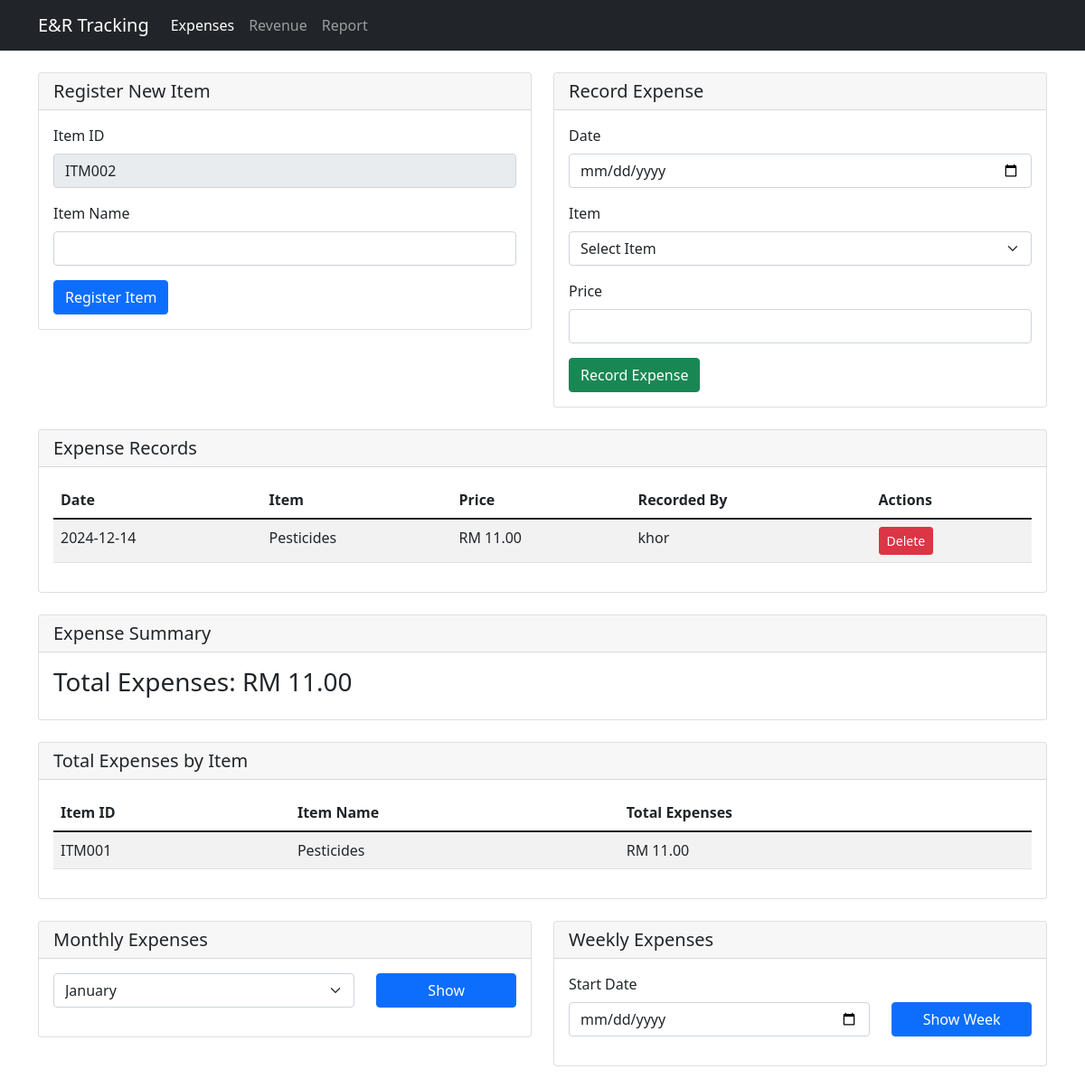
Page /expenses_revenue/expenses.php on the earlier database version.
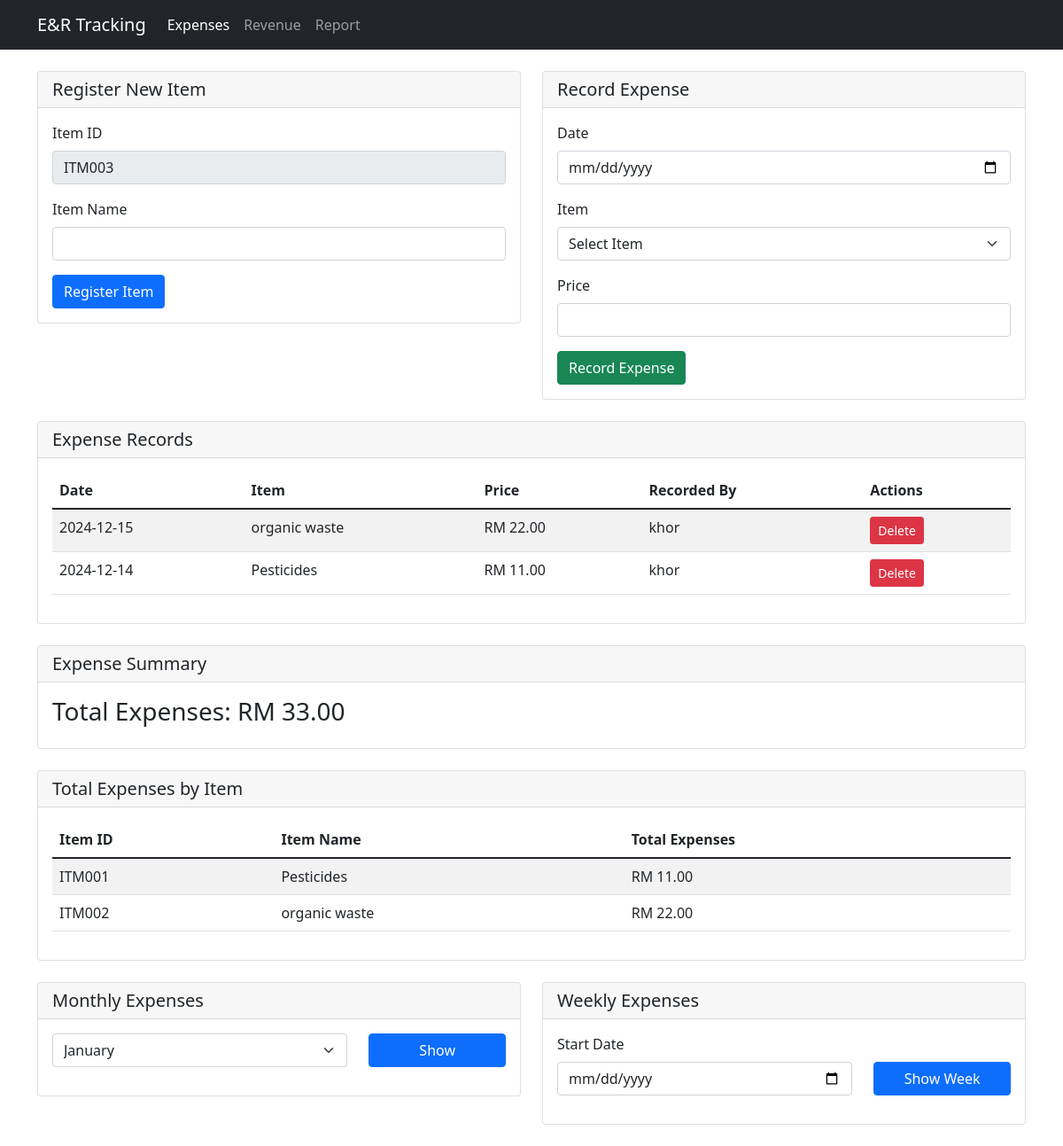
Same page on the later database version.
### tables this page shows
CREATE TABLE `expenses` (
  `id` int NOT NULL,
  `date` date NOT NULL,
  `item_id` int NOT NULL,
  `price` decimal(10,2) NOT NULL,
  `recorded_by` varchar(50) DEFAULT NULL
);

CREATE TABLE `items` (
  `id` int NOT NULL,
  `item_id` varchar(20) NOT NULL,
  `item_name` varchar(100) NOT NULL
);

### expenses_revenue/expenses.php (the view, shortened to what the changed rows need)
<?php
include '../db.php';
function formatCurrency($amount) {
    return "RM " . number_format($amount, 2);
}
$latest_item = $conn->query("
    SELECT item_id
    FROM items
    WHERE item_id != ''
    ORDER BY CAST(SUBSTRING(item_id, 4) AS UNSIGNED) DESC
    LIMIT 1
")->fetch_assoc();
$next_item_id = '001';
if ($latest_item) {
    $latest_num = intval(substr($latest_item['item_id'], 3));
    $next_item_id = sprintf("%03d", $latest_num + 1);
}
$next_item_id = 'ITM' . $next_item_id;
$total_expenses = $conn->query("SELECT SUM(price) AS total FROM expenses")->fetch_assoc()['total'] ?? 0;
?>
<!DOCTYPE html>
<html lang="en">
<head>
    <link href="https://cdn.jsdelivr.net/npm/bootstrap@5.1.3/dist/css/bootstrap.min.css" rel="stylesheet">
</head>
<body>
    <div class="container mt-4">
        <div class="row">
            <div class="col-md-6 mb-4">
                <div class="card">
                    <div class="card-body">
                        <form method="POST" id="itemRegistrationForm">
                            <div class="mb-3">
                                <label for="item_id" class="form-label">Item ID</label>
                                <input type="text" class="form-control" id="item_id" name="item_id"
                                       value="<?php echo htmlspecialchars($next_item_id); ?>" readonly>
                            </div>
                        </form>
                    </div>
                </div>
            </div>
        </div>
        <div class="card mb-4">
            <div class="card-body">
                <table class="table table-striped">
                    <thead>
                        <tr>
                            <th>Date</th>
                            <th>Item</th>
                            <th>Price</th>
                            <th>Recorded By</th>
                            <th>Actions</th>
                        </tr>
                    </thead>
                    <tbody>
                        <?php
                        $expenses = $conn->query("
                            SELECT e.*, i.item_name
                            FROM expenses e
                            JOIN items i ON e.item_id = i.id
                            ORDER BY e.date DESC
                        ");
                        while ($expense = $expenses->fetch_assoc()):
                        ?>
                        <tr>
                            <td><?php echo $expense['date']; ?></td>
                            <td><?php echo $expense['item_name']; ?></td>
                            <td><?php echo formatCurrency($expense['price']); ?></td>
                            <td><?php echo $expense['recorded_by']; ?></td>
                            <td>
                                <form method="POST" class="d-inline">
                                    <button type="submit" name="delete_expense" class="btn btn-danger btn-sm">Delete</button>
                                </form>
                            </td>
                        </tr>
                        <?php endwhile; ?>
                    </tbody>
                </table>
            </div>
        </div>
        <div class="card mb-4">
            <div class="card-body">
                <h3>Total Expenses: <?php echo formatCurrency($total_expenses); ?></h3>
            </div>
        </div>
        <div class="card mb-4">
            <div class="card-body">
                <div class="table-responsive">
                    <table class="table table-striped">
                        <thead>
                            <tr>
                                <th>Item ID</th>
                                <th>Item Name</th>
                                <th>Total Expenses</th>
                            </tr>
                        </thead>
                        <tbody>
                            <?php
                            $item_totals = $conn->query("
                                SELECT i.item_id, i.item_name, COALESCE(SUM(e.price), 0) as total_expense
                                FROM items i
                                LEFT JOIN expenses e ON i.id = e.item_id
                                GROUP BY i.id, i.item_id, i.item_name
                                ORDER BY i.item_id
                            ");
                            while ($item = $item_totals->fetch_assoc()):
                            ?>
                            <tr>
                                <td><?php echo htmlspecialchars($item['item_id']); ?></td>
                                <td><?php echo htmlspecialchars($item['item_name']); ?></td>
                                <td><?php echo formatCurrency($item['total_expense']); ?></td>
                            </tr>
                            <?php endwhile; ?>
                        </tbody>
                    </table>
                </div>
            </div>
        </div>
    </div>
</body>
</html>

Differences in the rows shown:
added expenses: date "2024-12-15", item.item_name "organic waste", price "RM 22.00", recorded_by "khor"
Other differences:
form field item_id: "ITM002" → "ITM003"
formatCurrency($total_expenses): "RM 11.00" → "RM 33.00"
new list line: "ITM002 organic waste RM 22.00"
